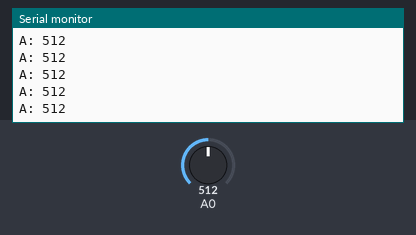
The sketch below on a simulated ESP8266 (NodeMCU). On the bench: the last lines printed to the serial monitor. Inputs (shaded band) come from the test bench; at power-on: A0 = 512.

Above: at 1.2 s.
1.3 s: A0 set to 716
At 1.31 s:
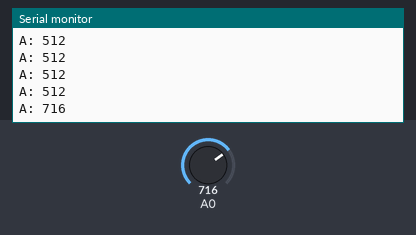
2.8 s: A0 set to 900
At 2.81 s:
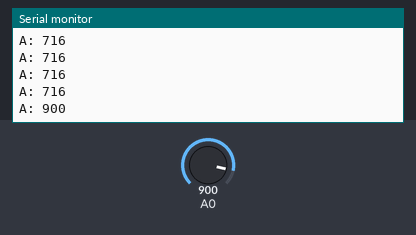
Timing chart, 0 to 5.8 s (numbered marks = the images above; inputs shaded):
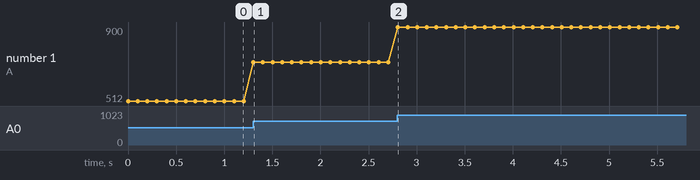

The sketch:

gas.ino
```cpp
int smokeA = 36;
void setup() {
  pinMode(smokeA, INPUT);
  Serial.begin(115200);
}

void loop() {
  int analogSensor = analogRead(smokeA);
  Serial.print("A: ");
  Serial.println(analogSensor);
  delay(100);
}
```

Measured:
- after the input at 1.3 s, the serial monitor: prints a new line at once (image 1)
- after the input at 2.8 s, the serial monitor: prints a new line at once (image 2)
- plotted number 1: 512 → 716 after the input at 1.3 s, 716 → 900 after the input at 2.8 s
